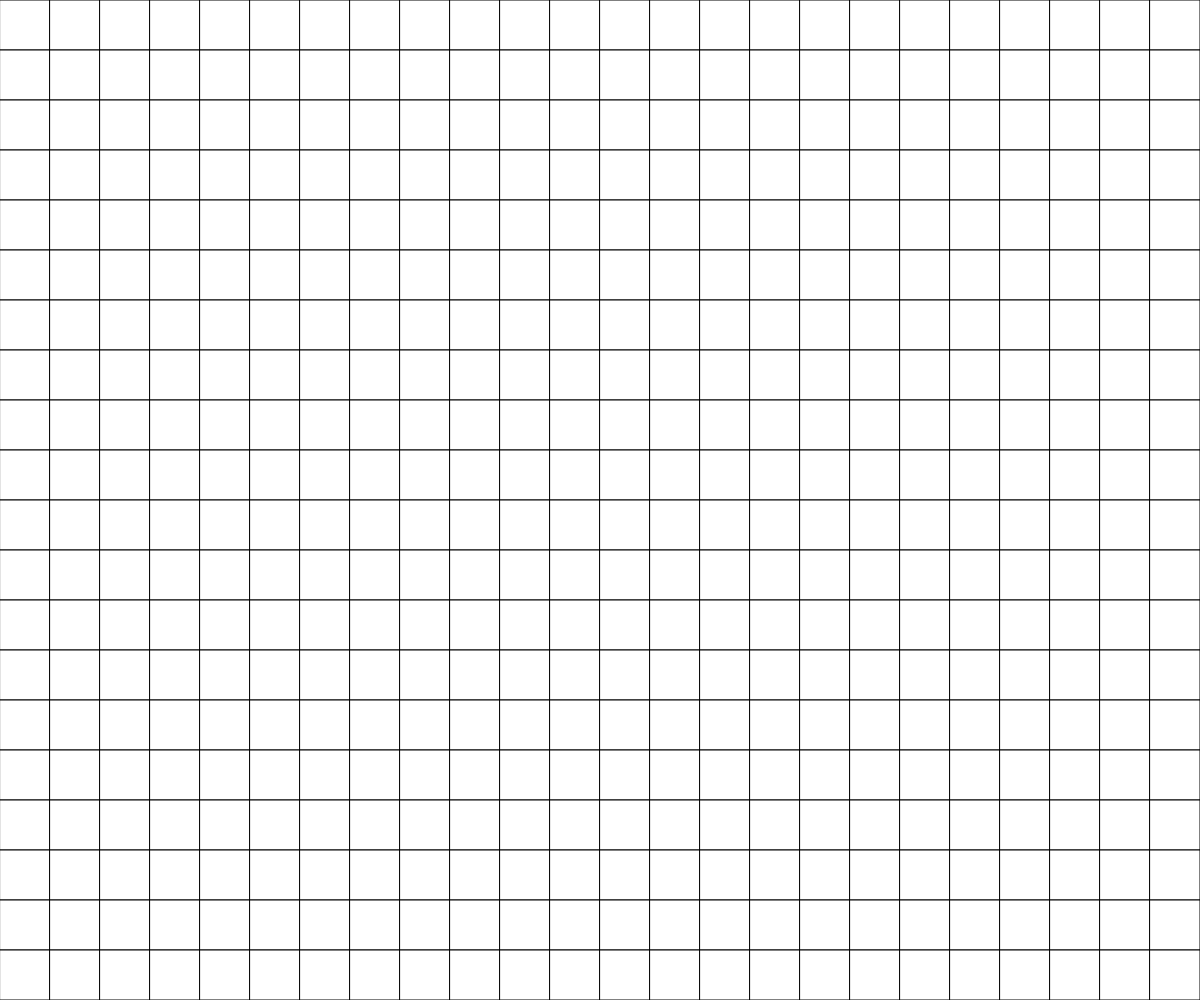
Frame 1 (no input)
Frame 60 (no input): identical to frame 1, image omitted
Frame 120 (the mouse pressed at the canvas centre since frame 60): identical to frame 1, image omitted

The p5.js sketch that drew this single still picture (run headless with seeded random() and noise() and a simulated clock; from frame 60 on, the mouse is pressed at the canvas centre):

// p5.js sketch
// ── sketch.js
// Game of life Demo

const CELL_SIZE = 50;
const RANDER_ON_FRAME = 5;
let grid;
let rows;
let cols;
let autoPlay = false;

function setup() {
  createCanvas(windowWidth, windowHeight);
  cols = Math.ceil(width/CELL_SIZE);
  rows = Math.ceil(height/CELL_SIZE);
  grid = generateRandomGrid(cols, rows);
}

function draw() {
  background(220);
  // if (autoPlay && frameCount % RANDER_ON_FRAME === 5){
  grid = updateGrid();
  // }
  displayGrid();
}

function keyPressed(){
  if (key === 'e'){
    grid = generateEmptyGrid(cols, rows);
  }
  else if (key === 'r'){
    grid = generateRandomGrid(cols, rows);
  }
  else if (key === 'a'){
    autoPlay = !autoPlay;
  }
  else if (key === ' '){
    grid = updateGrid();
  }
}

function mousePressed(){
  let x = Math.floor(mouseX/CELL_SIZE);
  let y = Math.floor(mouseY/CELL_SIZE);
  
  toggleCell(x,y);
}

function toggleCell(x,y){
  if (grid[y][x]===0){
    grid[y][x]=1;
  }
  else if (grid[y][x]===1){
    grid[y][x]=0;
  }
}

function displayGrid() {
  for (let y = 0; y < rows; y++) {
    for (let x = 0; x < cols; x++) {
      if (grid[y][x] === 0) {
        stroke(0);
        fill("white");
      }
      else if (grid[y][x] === 1) {
        stroke(255);
        fill("black");
      }
      square(x * CELL_SIZE, y * CELL_SIZE, CELL_SIZE);
    }
  }
}

function updateGrid(){
  //make a new array to hold the new turned values
  let nextTurn = generateEmptyGrid(cols,rows);

  // look at every cell
  for(let y; y < rows; y++){
    for(let x; x < cols; x++){
      let neighbour = 0;

      //look at every neighbour
      for(let i=-1; i <=1; i++){
        for(let j=-1; j <=1; j++){
          //dont fall of the edge of the grid
          if (x+j >= 0 && x+j < cols && y+j >= 0 && y+j < rows){
            neighbour += grid[y+1][x+1];
          }
        }
      }

      //don't count self as neighbour
      neighbour -= grid[y][x];

      //apply the rules
      if (grid[y][x] === 1) {  //currently alive
        if (neighbour === 2 || neighbour === 3) {
          nextTurn[y][x] = 1;
        }
        else {
          nextTurn[y][x] = 0;
        }
      }

      if (grid[y][x] === 0) {  //currently dead
        if (neighbour === 3) {
          nextTurn[y][x] = 1;
        }
        else {
          nextTurn[y][x] = 0;
        }
      }
    }
  }
  return nextTurn;
}

function generateRandomGrid(cols, rows) {
  let newGrid = [];
  for (let y = 0; y < rows; y++) {
    newGrid.push([]);
    for (let x = 0; x < cols; x++) {
      //toss a 0 or 1 in randomly
      if (random(100) < 50) {
        newGrid[y].push(0);
      }
      else {
        newGrid[y].push(1);
      }
    }
  }
  return newGrid;
}

function generateEmptyGrid(cols, rows) {
  let newGrid = [];
  for (let y = 0; y < rows; y++) {
    newGrid.push([]);
    for (let x = 0; x < cols; x++) {
      newGrid[y].push(0);
    }
  }
  return newGrid;
}
